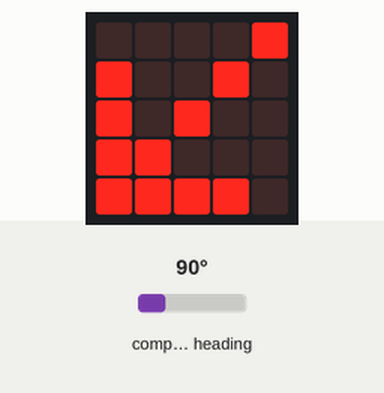
Simulated run of this program. Board: BBC micro:bit (MakeCode). Shown: the board's 5×5 LED display. The inputs (shaded band) are chosen by the test bench; at power-on: compass heading 90°. The compass is already calibrated.

Above: at 1.3 s.
1.4 s: compass heading set to 7°
At 2.9 s:
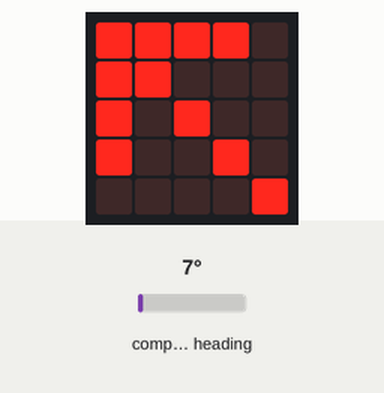
3.2 s: compass heading set to 180°
At 3.7 s:
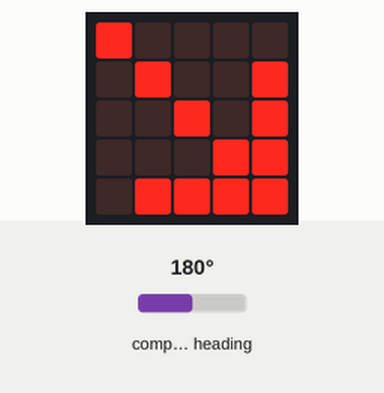
4.9 s: compass heading set to 269°
At 5.5 s:
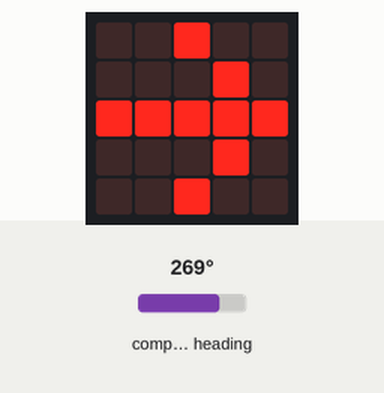
6.6 s: compass heading set to 352°
At 7.3 s:
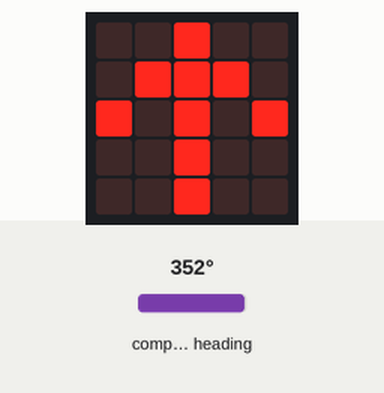
8.3 s: compass heading set to 311°
At 9.1 s:
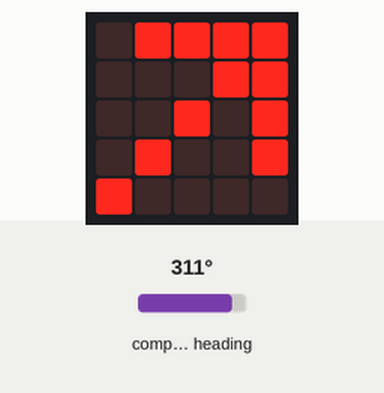
10.0 s: compass heading set to 90°
At 10.9 s:
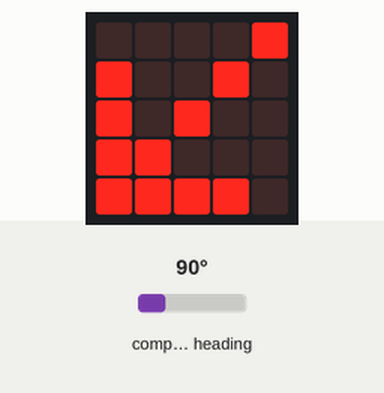
Timing chart, 0 to 12.6 s (numbered marks = the images above; inputs shaded):
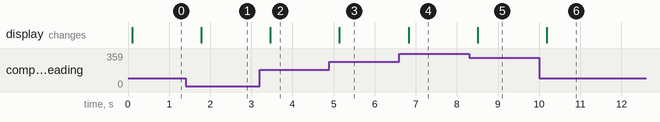

Measured:
- after the input at 1.4 s, the display: changes after 0.38 s (image 1)
- after the input at 3.2 s, the display: changes after 0.26 s (image 2)
- after the input at 4.9 s, the display: changes after 0.24 s (image 3)
- after the input at 6.6 s, the display: changes after 0.22 s (image 4)
- after the input at 8.3 s, the display: changes after 0.21 s (image 5)
- after the input at 10.0 s, the display: changes after 0.19 s (image 6)

The program:

main.ts
```typescript
let azimuth = 0
input.calibrateCompass()
basic.forever(function () {
    azimuth = input.compassHeading()
    if (azimuth >= 0 && azimuth < 45) {
        basic.showLeds(`
            # # # # .
            # # . . .
            # . # . .
            # . . # .
            . . . . #
            `)
    }
    if (azimuth >= 45 && azimuth < 90) {
        basic.showLeds(`
            . . # . .
            . # . . .
            # # # # #
            . # . . .
            . . # . .
            `)
    }
    if (azimuth >= 90 && azimuth < 135) {
        basic.showLeds(`
            . . . . #
            # . . # .
            # . # . .
            # # . . .
            # # # # .
            `)
    }
    if (azimuth >= 135 && azimuth < 180) {
        basic.showLeds(`
            . . # . .
            . . # . .
            # . # . #
            . # # # .
            . . # . .
            `)
    }
    if (azimuth >= 180 && azimuth < 225) {
        basic.showLeds(`
            # . . . .
            . # . . #
            . . # . #
            . . . # #
            . # # # #
            `)
    }
    if (azimuth >= 225 && azimuth < 270) {
        basic.showLeds(`
            . . # . .
            . . . # .
            # # # # #
            . . . # .
            . . # . .
            `)
    }
    if (azimuth >= 270 && azimuth < 315) {
        basic.showLeds(`
            . # # # #
            . . . # #
            . . # . #
            . # . . #
            # . . . .
            `)
    }
    if (azimuth >= 315 && azimuth < 360) {
        basic.showLeds(`
            . . # . .
            . # # # .
            # . # . #
            . . # . .
            . . # . .
            `)
    }
})
```

test.ts
```typescript
// 在此处测试；当此软件包作为插件使用时，将不会编译此软件包。
```
